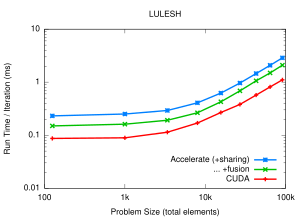

This chart was generated by the following gnuplot code:
# vim: filetype=gnuplot nospell

set title "LULESH"

set terminal pdf size 3,2.2
set output "lulesh.pdf"

set key on
set key bottom

set xlabel "Problem Size (total elements)"
set logscale x
set xrange [100:100000]
set xtics  ("100" 100, "1k" 1000, "10k" 10000, "100k" 100000)

set ylabel "Run Time / Iteration (ms)"
set logscale y

set colorsequence classic

plot    'lulesh.dat' using ($1*$1*$1):($3)                      \
                title "Accelerate (+sharing)"                   \
                ls 3  lw 4 with linespoints,                    \
        'lulesh.dat' using ($1*$1*$1):($4)                      \
                title "... +fusion"                             \
                ls 2  lw 4 with linespoints,                    \
        'lulesh.dat' using ($1*$1*$1):($5)                      \
                title "CUDA"                                    \
                ls 1  lw 4 with linespoints
